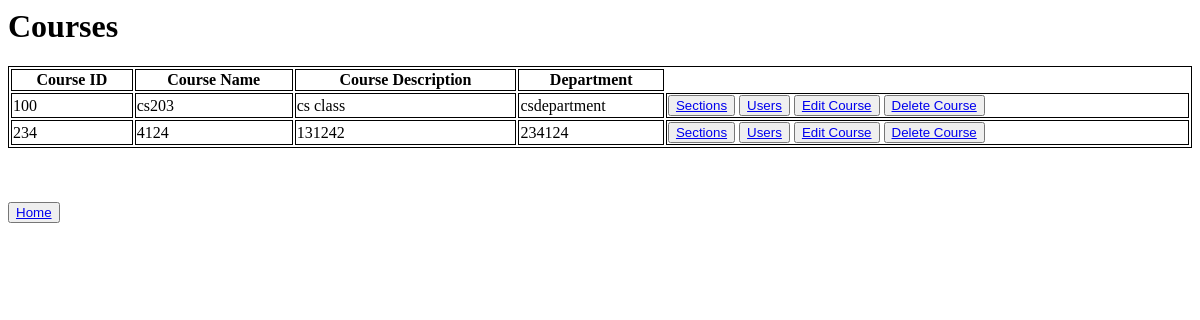
Page /courses/ (signed in) on the earlier database version.
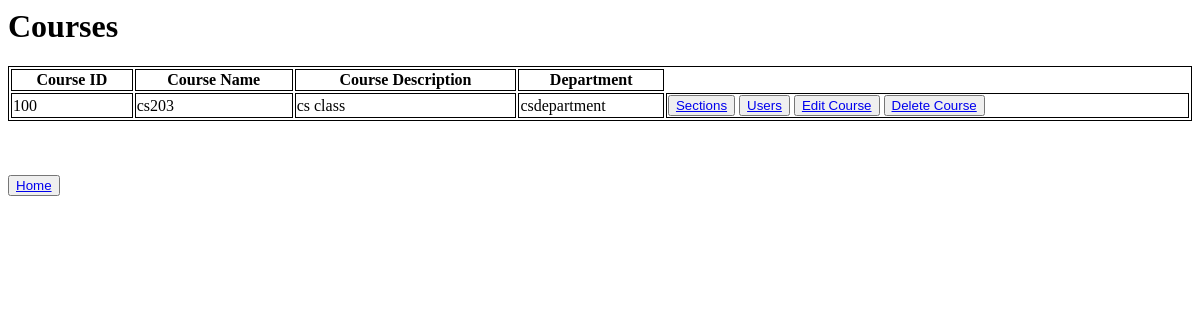
Same page on the later database version.
### Management/models.py (models this page shows, shortened)
class Course(models.Model):
    courseID = models.IntegerField(primary_key=True)
    courseName = models.CharField(max_length=40)
    courseDescription = models.CharField(max_length=140)
    courseDepartment = models.CharField(max_length=16)

### Management/views.py (the view)
# urls.py: path('courses/', courses.as_view(), name='courses'),
class courses(View):
    def get(self, request):
        userRole = request.session['roleSession']
        course = Course.objects.all()
        context = {'courses': course, 'roleTemplate': userRole}
        return render(request, "main/courses.html", context)

### templates/main/courses.html (shortened to what this page needs)
<h1>Courses</h1>
<table style="width:100%">
  <tr>
      <th>Course ID</th>
    <th>Course Name</th>
    <th>Course Description</th>
    <th>Department</th>
  </tr>
  {% for course in courses %}
  <tr>
    <td>{{ course.courseID }}</td>
    <td>{{ course.courseName }}</td>
    <td>{{ course.courseDescription }}</td>
    <td>{{ course.courseDepartment }}</td>
    <td>
        <button type="button"><a href="{% url 'sections' course.courseID %}">Sections</a></button>
        <button type="button"><a href="{% url 'usersInCourse' course.courseID %}">Users</a></button>
        <button type="button"><a href="{% url 'courseedit' course.courseID %}">Edit Course</a></button>
        <button type="button"><a href="{% url 'courseDelete' course.courseID %}">Delete Course</a></button>
    </td>
  </tr>
  {% endfor %}
</table> <br>
<br> <br> <button type="button"><a href="{% url 'mainHome' %}">Home</a></button>

Differences in the rows shown:
removed Course: courseID "234", courseName "4124", courseDescription "131242", courseDepartment "234124"
